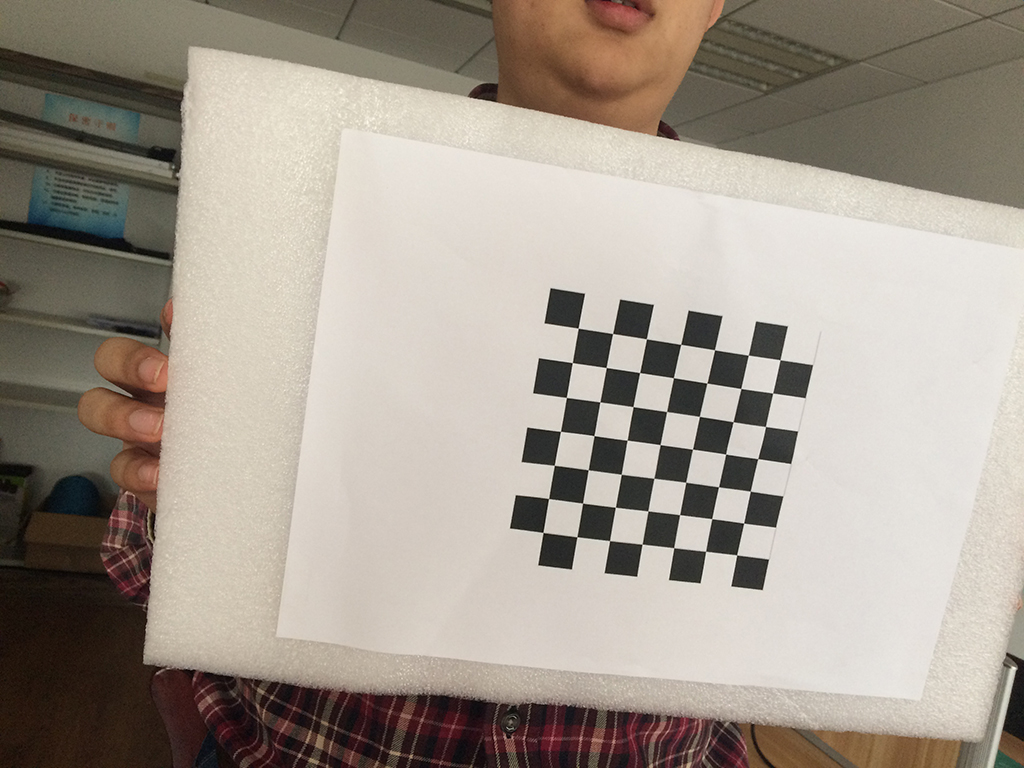
#> input picture assets/calibration/IMG_0730.JPG, 1024 x 768 px; its folder holds 4 pictures in this run
$ python Calibration.py
#> lines starting #> are read from the running program, lines starting #| are printed output that depends on the picture
#coding:utf-8
import cv2
import numpy as np
import glob


# 模块说明：相机标定模块

def Calibration(PATH,WIDTH,HEIGHT,PX,PY):
	# 设置寻找亚像素角点的参数，采用的停止准则是最大循环次数30和最大误差容限0.001
#> called with PATH = './assets/calibration/*.JPG', WIDTH = 7, HEIGHT = 7, PX = 1024, PY = 768
	CRITERIA = (cv2.TERM_CRITERIA_EPS + cv2.TERM_CRITERIA_MAX_ITER , 30 ,0.001)
	# 设置棋盘规格，即角点个数为 witdth x height
	# WIDTH = 7
	# HEIGHT = 7
	#  设置用于标定的图片像素
	SIZE = (PX,PY)
	# 世界坐标系中，角点坐标格式,去掉Z坐标，为二维矩阵
	obj_p = np.zeros((WIDTH * HEIGHT,3),np.float32)
	obj_p[:,:2] = np.mgrid[0:WIDTH,0:HEIGHT].T.reshape(-1,2)
	# 世界坐标系和图像坐标系点集
	obj_points = []
	img_points = []

	IMAGES = glob.glob(PATH)
	for pf in IMAGES:
		IMG = cv2.imread(pf)
#> IMG is the input picture: shape (768, 1024, 3); mean B, G, R 143.2, 154.1, 163.4
		# 灰度图
		IMG_GRAY = cv2.cvtColor(IMG,cv2.COLOR_BGR2GRAY)
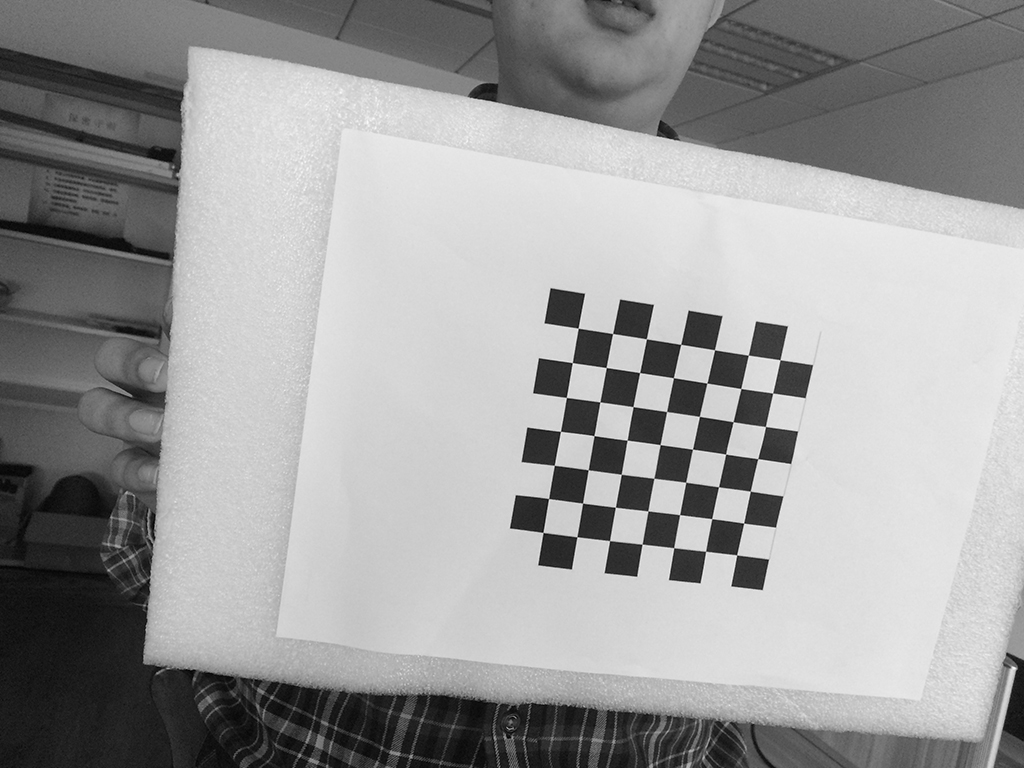
#> IMG_GRAY: shape (768, 1024); min 1, max 250, mean 155.7
		# 获取角点
		RET,CORNERS = cv2.findChessboardCorners(IMG_GRAY,(WIDTH,HEIGHT),None)
#> RET = True; CORNERS = 49 rows, first 8: [578, 328.1], [612.7, 333.6], [646.2, 339.2], [681, 344.4], [714.5, 350], [748.1, 354.9], [779.9, 360], [572.2, 362.7]

		if RET == True:
			obj_points.append(obj_p)
			# 寻找亚像素点, 搜索窗口(winsize为11x11)，无死区
			SUBCORNERS = cv2.cornerSubPix(IMG_GRAY,CORNERS,(5,5),(-1,-1),CRITERIA)
#> SUBCORNERS = 49 rows, first 8: [578.2, 328.2], [612.6, 333.5], [646.4, 338.8], [680.7, 344.4], [714.5, 349.8], [748.3, 355.2], [780, 359.7], [572.3, 362.6]
			if SUBCORNERS is not None:
				img_points.append(SUBCORNERS)
			else:
				img_points.append(CORNERS)
#> pass 2 of the loop in Calibration, `for pf in IMAGES:`:
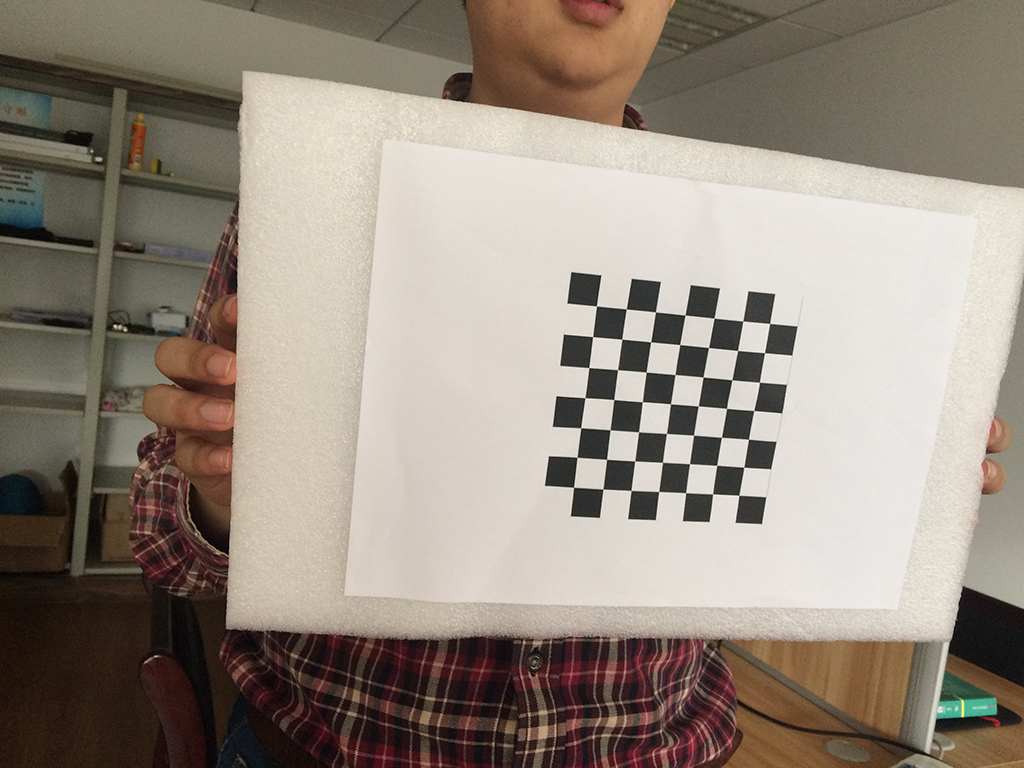
#> input picture assets/calibration/IMG_0731.JPG, 1024 x 768 px
#> in Calibration, IMG is the input picture: shape (768, 1024, 3); mean B, G, R 127, 138.7, 149.5
#> in Calibration, `IMG_GRAY = cv2.cvtColor(IMG,cv2.COLOR_BGR2GRAY)`:
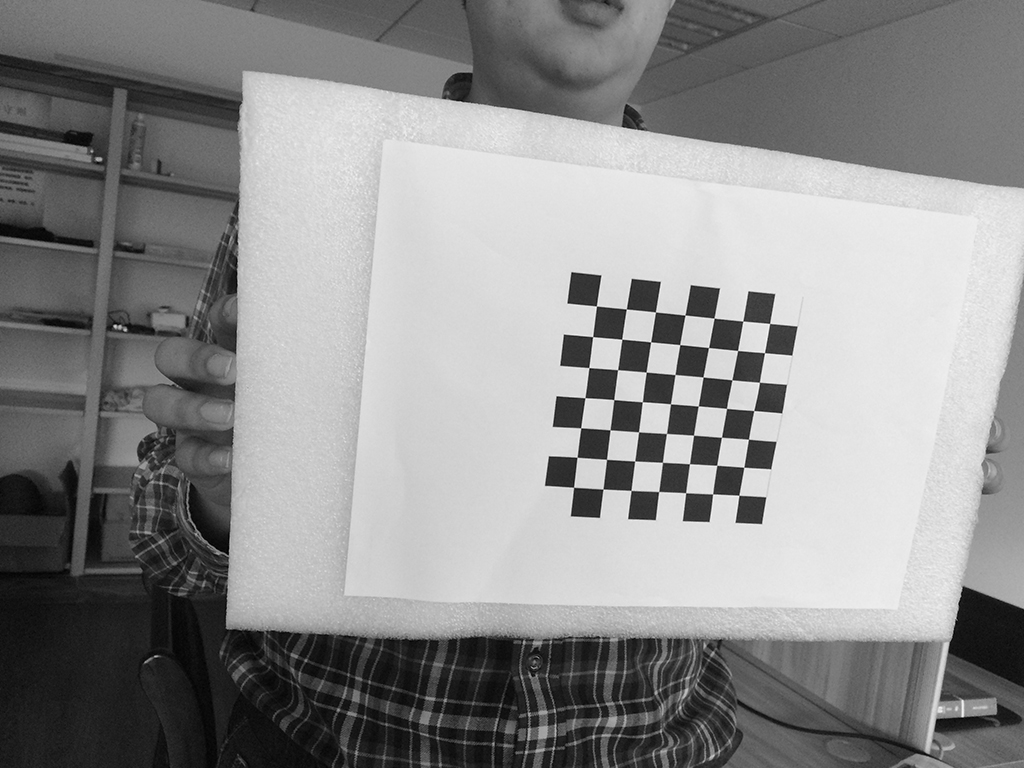
#> IMG_GRAY: shape (768, 1024); min 0, max 255, mean 140.6
#> CORNERS = 49 rows, first 8: [596.2, 306.1], [626.2, 309], [655.4, 312.1], [685, 315.1], [714, 318], [743.1, 321.1], [769.8, 323.3], [592.8, 336.8]
#> SUBCORNERS = 49 rows, first 8: [596.4, 306], [626.3, 309], [655.5, 311.9], [685, 315.1], [714.1, 318.2], [742.7, 321], [769.6, 323.5], [592.6, 336.6]
#> pass 3 of the loop in Calibration, `for pf in IMAGES:`:
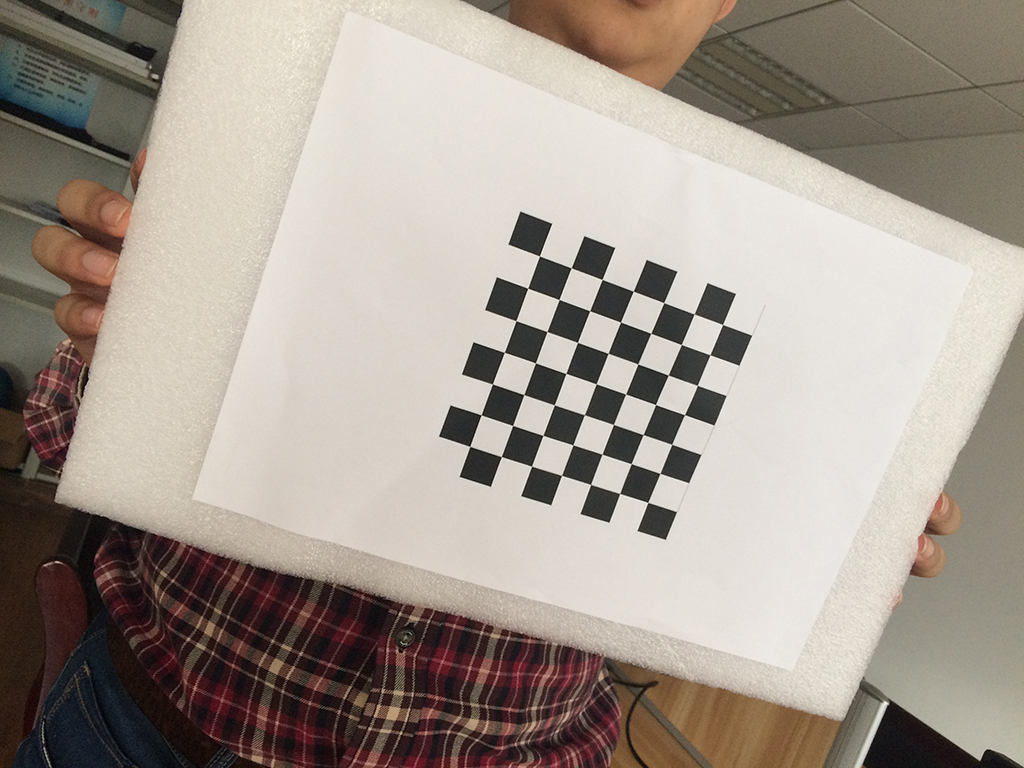
#> input picture assets/calibration/IMG_0732.JPG, 1024 x 768 px
#> in Calibration, IMG is the input picture: shape (768, 1024, 3); mean B, G, R 143.5, 153.3, 163.4
#> in Calibration, `IMG_GRAY = cv2.cvtColor(IMG,cv2.COLOR_BGR2GRAY)`:
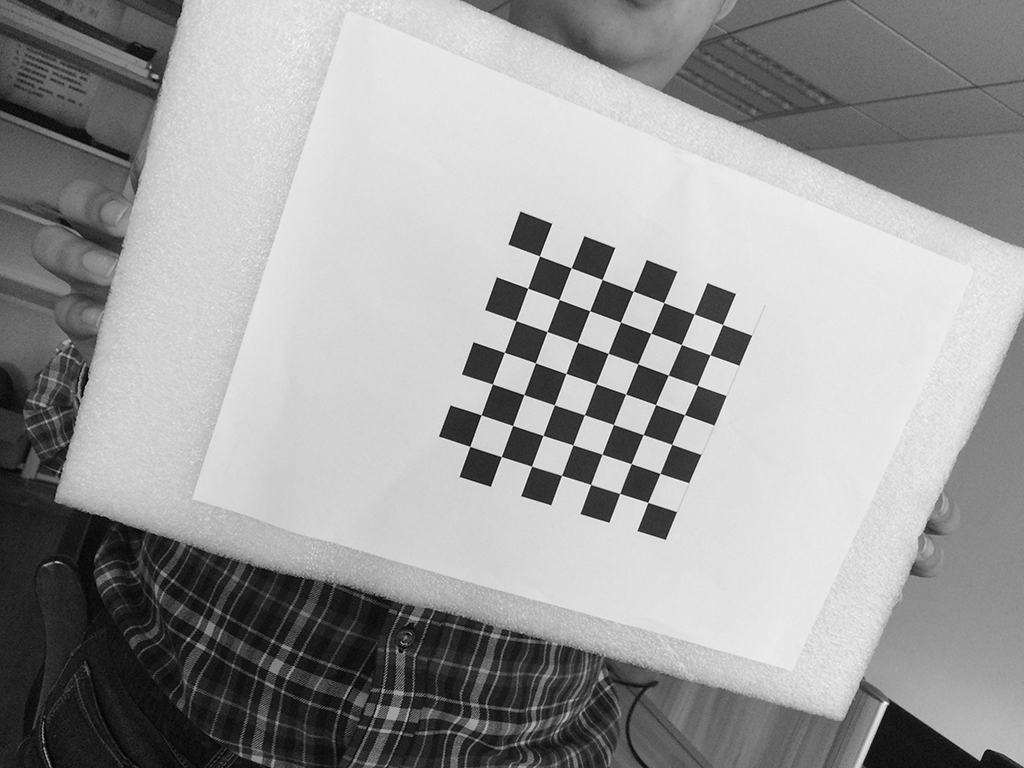
#> IMG_GRAY: shape (768, 1024); min 0, max 254, mean 155.2
#> CORNERS = 49 rows, first 8: [539.5, 255.8], [571.4, 267.6], [602.1, 279.5], [633.5, 291.3], [663.6, 302.6], [694.3, 314], [722.5, 324.5], [527.7, 288.4]
#> SUBCORNERS = 49 rows, first 8: [539.5, 255.9], [571.2, 267.8], [602.1, 279.5], [633.3, 291.3], [663.7, 302.6], [694.2, 314], [722.6, 324.5], [527.7, 288.2]
#> the loop made 4 passes; the first 3 are shown
	# 标定:
	# MTX : 内参数矩阵
	# DIST: 畸变系数
	# RVS : 旋转向量(外参数)
	# TVS : 平移向量(外参数)
	RET,MTX,DIST,RVS,TVS = cv2.calibrateCamera(obj_points,img_points,SIZE,None,None)
	return (IMG_GRAY,obj_points,img_points,RET,MTX,DIST,RVS,TVS)

# 去除畸变
def RemvDist(IMG_GRAY,MTX,DIST):
	H,W = IMG_GRAY.shape[:2]
	# 自由设置比例参数
	ncmtx,roi = cv2.getOptimalNewCameraMatrix(MTX,DIST,(W,H),1,(W,H))
	# 使用undistort函数去畸变
	dst = cv2.undistort(IMG_GRAY,MTX,DIST,None,ncmtx)
	return dst

# 反投影误差
def BackProjErr(obj_points,img_points,RET,MTX,DIST,RVS,TVS):
	Errs = 0
	AvgErr = 0
	for obj_p in xrange(len(obj_points)):
		img_points_pr ,_ = cv2.projectPoints(obj_points[obj_p],RVS[obj_p],TVS[obj_p],MTX,DIST)
		Errs += cv2.norm(img_points[obj_p],img_points_pr,cv2.NORM_L2)/len(img_points_pr)
	AvgErr = Errs / len(obj_points)
	return Errs,AvgErr

# 画线
def DrawAxis(img, corners, imgpoints):
    corner = tuple(corners[0].ravel())
    cv2.line(img, corner, tuple(imgpoints[0].ravel()), 255 * np.random.random(size=3), 5)
    cv2.line(img, corner, tuple(imgpoints[1].ravel()), 255 * np.random.random(size=3), 5)
    cv2.line(img, corner, tuple(imgpoints[2].ravel()), 255 * np.random.random(size=3), 5)
    return img
# 画立体对象
def DrawCube(img, corners, imgpoints):
	imgpoints = np.int32(imgpoints).reshape(-1,2)
	cv2.drawContours(img, [imgpoints[:4]], -1, 255 * np.random.random(size=3), -3)
	for i,j in zip(range(4), range(4,8)):
		cv2.line(img, tuple(imgpoints[i]), tuple(imgpoints[j]), 255 * np.random.random(size=3), 3)
	cv2.drawContours(img, [imgpoints[4:]], -1, 255 * np.random.random(size=3), 3)
	return img
# 图片尺寸
def SizeofPic(PATH):
	pf = cv2.imread(PATH)
	return pf.shape[::-1]

if __name__ == '__main__':
	(IMG_GRAY,obj_points,img_points,RET,MTX,DIST,RVS,TVS) = Calibration("./assets/calibration/*.JPG",7,7,1024,768)
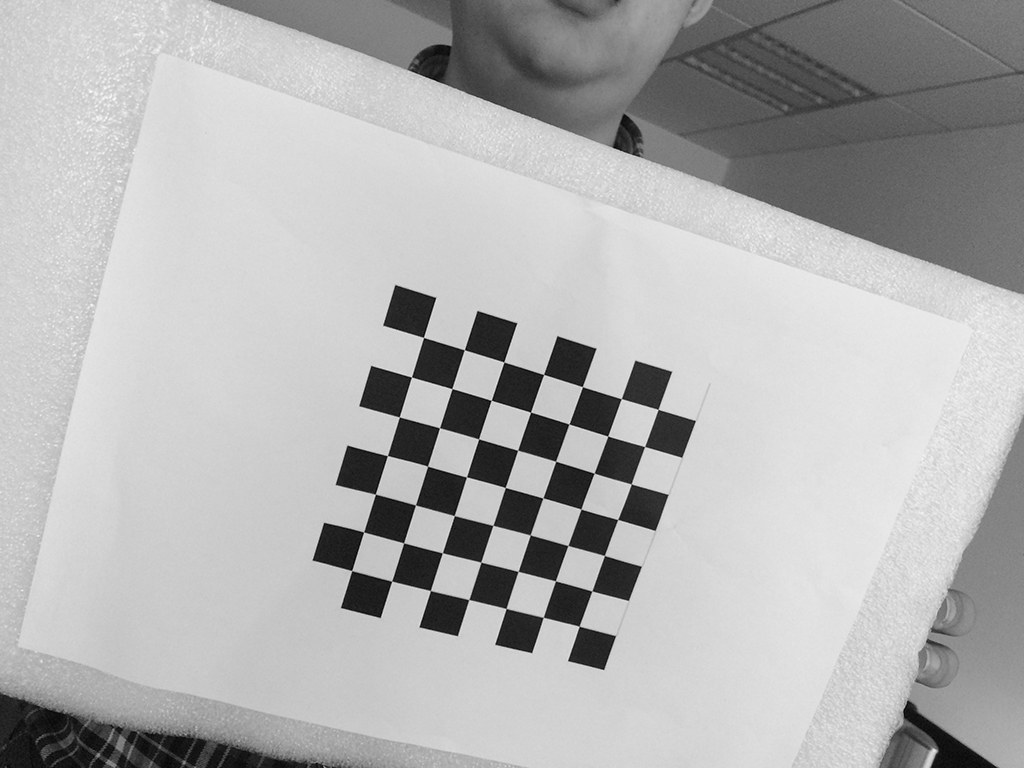
#> IMG_GRAY: shape (768, 1024); min 0, max 253, mean 177.3
	# print BackProjErr(obj_points,img_points,RET,MTX,DIST,RVS,TVS)
	# IMG = RemvDist(IMG_GRAY,MTX,DIST)
